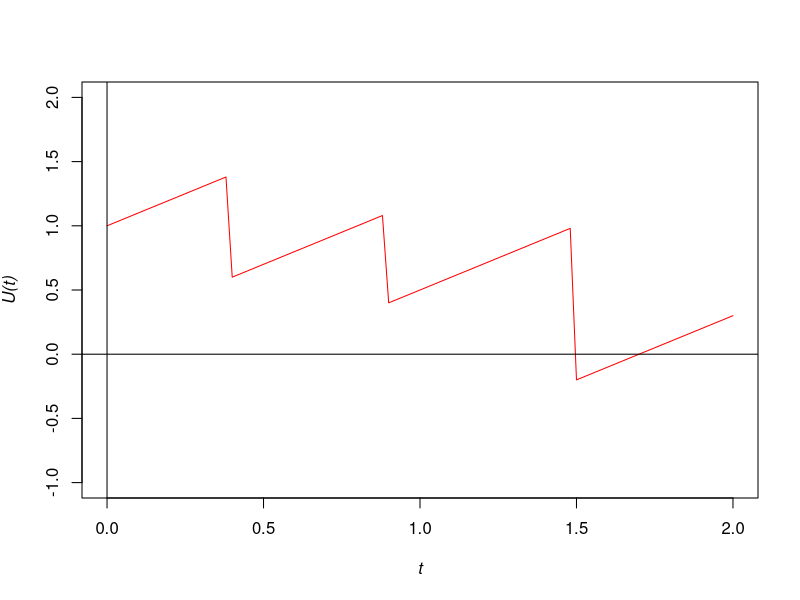
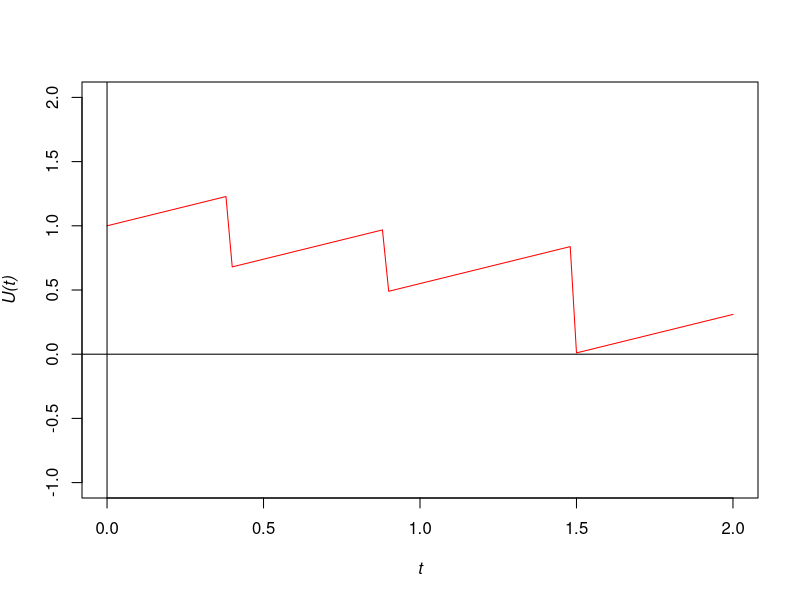
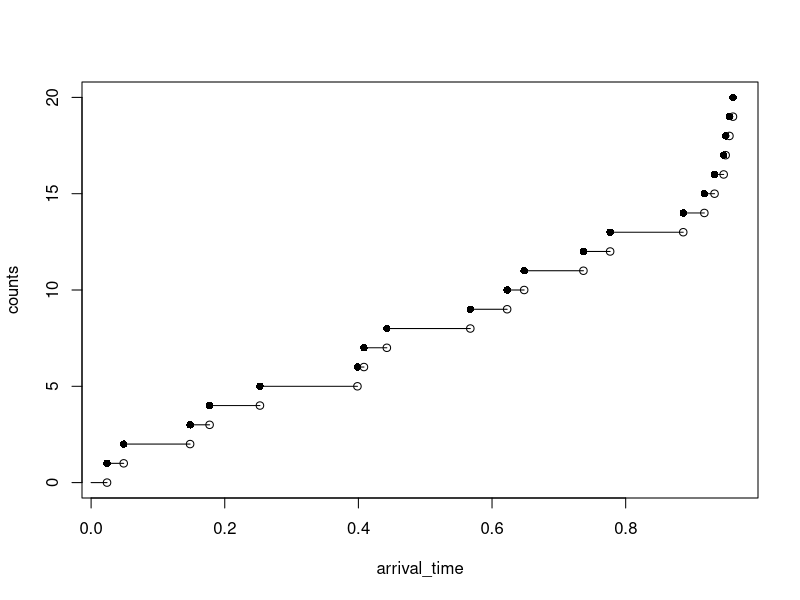

Reproduce these figures in R, in order.
## ---- chunk 1
St <- c(0.8,0.7,1.2)
ti <- c(0.4,0.9,1.5)
cumSt <- cumsum(St)
u <- 1
c <- 1

U <- function(t){ ifelse(( t < ti[1]) , u + c*t, 
    ifelse( ( ti[1] <= t & t < ti[2]), u + c*t - cumSt[1],
    ifelse( ( ti[2] <= t & t < ti[3]), u + c*t - cumSt[2],  
    ifelse( ( ti[3] <= t), u + c*t - cumSt[3],NA))))}



#plot(U,xlim=c(0,2), ylim = c(-1, 2), col = "red", xlab = expression(italic("t")), ylab = expression(italic("U(t)"))) 
#abline(v = 0, h = 0)
## ---- chunk 2
plot(U,xlim=c(0,2), ylim = c(-1, 2), col = "red", xlab = expression(italic("t")), ylab = expression(italic("U(t)"))) 
abline(v = 0, h = 0)
## ---- chunk 3
St <- c(0.8,0.7,1.2)
ti <- c(0.4,0.9,1.5)
cumSt <- cumsum(St)
u <- 1
cr <- 0.4
c <- 1

a <- 0.7


U <- function(t){ ifelse(( t < ti[1]) , u + (c - cr)*t, 
    ifelse( ( ti[1] <= t & t < ti[2]), u + (c - cr)*t - a*cumSt[1],
    ifelse( ( ti[2] <= t & t < ti[3]), u + (c - cr)*t - a*cumSt[2],  
    ifelse( ( ti[3] <= t), u + (c - cr)*t - a*cumSt[3],NA))))}



#plot(U,xlim=c(0,2), ylim = c(-1, 2), col = "red", xlab = expression(italic("t")), ylab = expression(italic("U(t)"))) 
#abline(v = 0, h = 0)
## ---- chunk 4
plot(U,xlim=c(0,2), ylim = c(-1, 2), col = "red", xlab = expression(italic("t")), ylab = expression(italic("U(t)"))) 
abline(v = 0, h = 0)
## ---- chunk 5

lambda <- 17
# the length of time horizon for the simulation T_length <- 31
last_arrival <- 0
arrival_time <- c()
inter_arrival <- rexp(1, rate = lambda)
T_length <- 1
while (inter_arrival + last_arrival < T_length) { 
  last_arrival <- inter_arrival + last_arrival 
  arrival_time <- c(arrival_time,last_arrival) 
  inter_arrival <- rexp(1, rate = lambda)
}


n <- length(arrival_time)
counts <- 1:n

plot(arrival_time, counts, pch=16, ylim=c(0, n))
points(arrival_time, c(0, counts[-n]))
segments(
  x0 = c(0, arrival_time[-n]),
  y0 = c(0, counts[-n]),
  x1 = arrival_time,
  y1 = c(0, counts[-n])
)
## ---- chunk 6
mu <- 3
s2 <- 0.9
lambda <- 50

# initial surplus
u <- 1000

c <- 1500

EX <- exp(mu + s2/2)
EX2 <- exp(2*mu + 2*s2)

ES2 <- 2*lambda*EX
VS2 <- 2*lambda*EX2

z <- (u + 2*c - ES2)/sqrt(VS2)

ans <- pnorm(z, lower.tail=FALSE)
## ---- chunk 7
u <- 50
c<- 110
lambda <- 100
n <- 1000 #number of simulations

M <- 21
p <- M/n
s <- sqrt(p*(1-p)/n)


alpha <- 4
beta <- 3

m1 <- beta/(alpha-1)
m2 <- (2*beta^2)/ ((alpha - 1) * (alpha -2))    
m3 <- (6*beta^3)/ ((alpha - 1) * (alpha -2) * (alpha -3)) 

ES <- lambda*m1
VS <- lambda*m2
Sk <- (lambda * m3)/(lambda * m2)^(3/2)


lowerCI <- p - qnorm(0.975)*s
upperCI <- p + qnorm(0.975)*s

ESHalf <- (1/2)*ES
VSHalf <- (1/2)*VS
SkHalf <- sqrt(2)*Sk 


alphaHalf <- 4/SkHalf^2

betaHalf <- sqrt(alphaHalf/VSHalf)

kHalf <- ESHalf - alphaHalf/betaHalf 


